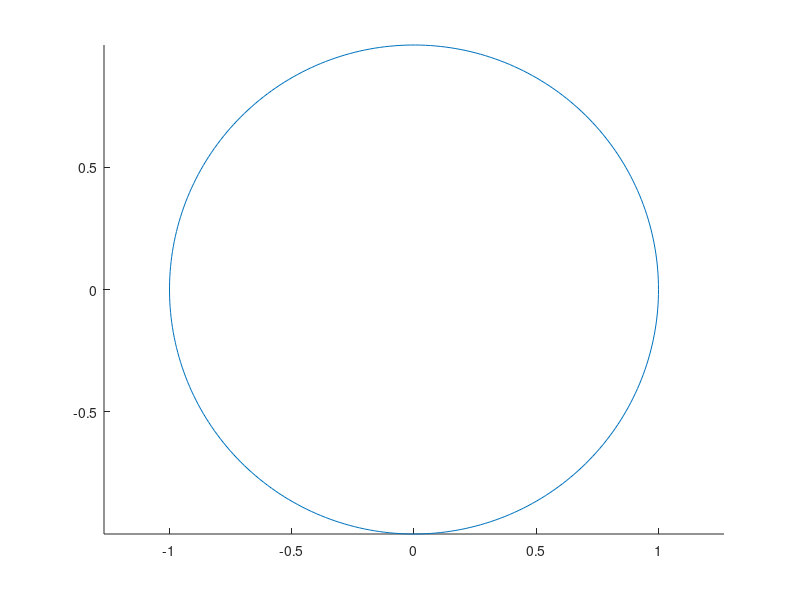

Write MATLAB code to recreate this figure.
function h=circle1(r,x0,y0,Nb,C)
% function h=circle1(r,x0,y0,Nb,C)
% Adding circles to the current plot
% Variables:
%    r:radi of circle, a scalar or row matrix.
%    x0,y0: Centers of circles, a scalar or row matrix
%    C:line colors, a string ('r','b'...),
%           or RGB values in column
%    Nb:No. of drawing points, a scalar or 
%           row matrix(default=300)
%           the size of Nb must be one 
%           or equal to the size of r.
%    h:handles to the circles
% Rules:
%  1. r=a matrix, (x0,y0)=a scalar:Multiple 
%     co-centered circles
%  2. r=a scalar, (x0,y0)=row matrix: circle with
%     r at each center
%  3. r,(x0,y0)=same length row matrix: circle 
%     with coresponding r at cooresponding center
%  4. r,(x0,y0)=different-length row matrix: Mutiple 
%         circles with different r at each center.
% Examples: (execute the commands "clf;" first)
%% Example 0:> circle1
%% Example 1
%  circle1([1 2 3],[2 3 5],[1 2 1],20);
%
%% Example 2
% the=linspace(0,pi,200);
% r=cos(5*the);
% circle1(0.1,r.*sin(the),r.*cos(the),20,hsv(40));
%
%% Example 3
% [x,y]=meshgrid(1:10,1:10);
% circle1([0.5,0.3,0.1],x,y,20,['r';'y']);
%
%% Example 4
% circle1(1:10,0,0,3:12,[]);
%
%% Example 5
% circle1((1:10),[0,0,20,20],[0,20,20,0]);
%
% rewritten by Din-sue Fon. BIME, NTU. Date:Nov 18,2004.
% Check the number of input arguments
axis equal;
if nargin <5,C=get(gca,'colororder');end
if nargin <4,Nb=300;end
if nargin <3,y0=0;end
if nargin <2,x0=0;end
if nargin <1,r=1;end
% Change matrices into row-wise ones
x0=x0(:);y0=y0(:);r=r(:);Nb=Nb(:);nx=length(x0);
if length(y0)>nx&nx==1,x0=ones(length(y0),1)*x0;end;
if nx>length(y0)&length(y0)==1,y0=ones(nx,1)*y0;end;
nr=length(r);nx=length(x0);nnb=length(Nb);

if length(y0)~=nx,
error('The lengths of x0 and y0 must be identical');
return;
end;
% plotting
for k=1:nx,
 if nx==nr,
    coords=circle(r(k),x0(k),y0(k),Nb(rem(k-1,nnb)+1)+1);
    h(k)=line(coords(1,:),coords(2,:));
    set(h(k),'color',C(rem(k-1,size(C,1))+1,:));
 else
     for m=1:nr
         coords=circle(r(m),x0(k),y0(k),...
            Nb(rem(m-1,nnb)+1)+1);
         h(k,m)=line(coords(1,:),coords(2,:));
         set(h(k,m),'color',C(rem(k*m-1,size(C,1))+1,:));
     end
 end
end

%%%%%%%%%%%%%%%%%%%%%%%%%%%%%%%%%%%%%%%%%

function [coords] = circle(r,x0,y0,nn)
% function [coords] = circle(r,x0,y0,nn)
% This function draws a circle in a radius r,
%    at the center (x0,y0)
% The inputs:
%   r    = radius of circle
%  x0, y0= coordinates of the circular center
%  nn    = number of drawing points
%  coords(nn,1-2)= vectors to store the coordinates
%  Example: circle(10,0,0,10)
jj=0:2*pi/nn:2*pi;
coords=[x0+r*cos(jj);y0+r*sin(jj)];

%%%%%%%%%%%%%%%%%%%%%%%%%%%%%%%%%%%%%%%%%%